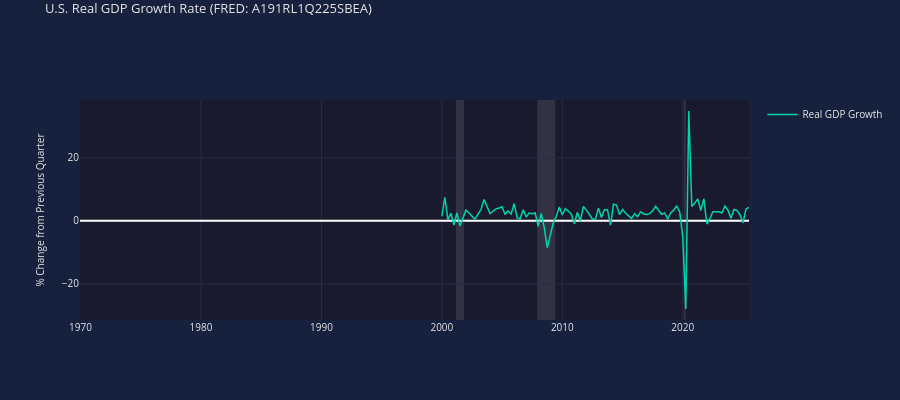

This figure's notebook cell:
### Markdown cell above
## 1. Single Subplot Chart

A simple chart showing GDP growth rate over time.

### Code cell
# Single subplot with real GDP data
chart = econcharts(num_rows=1, height=400)
chart.add_line(row=1, x=gdp_dates, y=gdp_values, name='Real GDP Growth', color='teal')
chart.set_title('U.S. Real GDP Growth Rate (FRED: A191RL1Q225SBEA)')
chart.set_yaxis(row=1, title='% Change from Previous Quarter')
chart.add_hline(row=1, y=0)
chart.enable_unified_spikeline()
chart.show()

### Figure 1 — Plotly figure (JSON) as saved in the notebook; plotly's stock layout.template omitted (floating-point values rounded to 4 significant figures)
{"data": [{"line": {"color": "#00d4aa", "width": 1.5}, "name": "Real GDP Growth", "showlegend": true, "type": "scatter", "visible": true, "x": ["2000-01-01T00:00:00", "2000-04-01T00:00:00", "2000-07-01T00:00:00", "2000-10-01T00:00:00", "2001-01-01T00:00:00", "2001-04-01T00:00:00", "2001-07-01T00:00:00", "2001-10-01T00:00:00", "2002-01-01T00:00:00", "2002-04-01T00:00:00", "2002-07-01T00:00:00", "2002-10-01T00:00:00", "2003-01-01T00:00:00", "2003-04-01T00:00:00", "2003-07-01T00:00:00", "2003-10-01T00:00:00", "2004-01-01T00:00:00", "2004-04-01T00:00:00", "2004-07-01T00:00:00", "2004-10-01T00:00:00", "2005-01-01T00:00:00", "2005-04-01T00:00:00", "2005-07-01T00:00:00", "2005-10-01T00:00:00", "2006-01-01T00:00:00", "2006-04-01T00:00:00", "2006-07-01T00:00:00", "2006-10-01T00:00:00", "2007-01-01T00:00:00", "2007-04-01T00:00:00", "2007-07-01T00:00:00", "2007-10-01T00:00:00", "2008-01-01T00:00:00", "2008-04-01T00:00:00", "2008-07-01T00:00:00", "2008-10-01T00:00:00", "2009-01-01T00:00:00", "2009-04-01T00:00:00", "2009-07-01T00:00:00", "2009-10-01T00:00:00", "2010-01-01T00:00:00", "2010-04-01T00:00:00", "2010-07-01T00:00:00", "2010-10-01T00:00:00", "2011-01-01T00:00:00", "2011-04-01T00:00:00", "2011-07-01T00:00:00", "2011-10-01T00:00:00", "2012-01-01T00:00:00", "2012-04-01T00:00:00", "2012-07-01T00:00:00", "2012-10-01T00:00:00", "2013-01-01T00:00:00", "2013-04-01T00:00:00", "2013-07-01T00:00:00", "2013-10-01T00:00:00", "2014-01-01T00:00:00", "2014-04-01T00:00:00", "2014-07-01T00:00:00", "2014-10-01T00:00:00", "2015-01-01T00:00:00", "2015-04-01T00:00:00", "2015-07-01T00:00:00", "2015-10-01T00:00:00", "2016-01-01T00:00:00", "2016-04-01T00:00:00", "2016-07-01T00:00:00", "2016-10-01T00:00:00", "2017-01-01T00:00:00", "2017-04-01T00:00:00", "2017-07-01T00:00:00", "2017-10-01T00:00:00", "2018-01-01T00:00:00", "2018-04-01T00:00:00", "2018-07-01T00:00:00", "2018-10-01T00:00:00", "2019-01-01T00:00:00", "2019-04-01T00:00:00", "2019-07-01T00:00:00", "2019-10-01T00:00:00", "2020-01-01T00:00:00", "2020-04-01T00:00:00", "2020-07-01T00:00:00", "2020-10-01T00:00:00", "2021-01-01T00:00:00", "2021-04-01T00:00:00", "2021-07-01T00:00:00", "2021-10-01T00:00:00", "2022-01-01T00:00:00", "2022-04-01T00:00:00", "2022-07-01T00:00:00", "2022-10-01T00:00:00", "2023-01-01T00:00:00", "2023-04-01T00:00:00", "2023-07-01T00:00:00", "2023-10-01T00:00:00", "2024-01-01T00:00:00", "2024-04-01T00:00:00", "2024-07-01T00:00:00", "2024-10-01T00:00:00", "2025-01-01T00:00:00", "2025-04-01T00:00:00", "2025-07-01T00:00:00"], "xaxis": "x", "y": [1.5, 7.5, 0.4, 2.4, -1.3, 2.5, -1.6, 1.1, 3.4, 2.5, 1.6, 0.5, 2.1, 3.6, 6.8, 4.7, 2.3, 3.1, 3.8, 4.1, 4.5, 2, 3.2, 2.2, 5.5, 1, 0.6, 3.5, 1.2, 2.5, 2.3, 2.5, -1.7, 2.4, -2.1, -8.5, -4.5, -0.7, 1.4, 4.4, 1.9, 3.9, 3.1, 2.1, -0.9, 2.7, -0.1, 4.6, 3.4, 1.8, 0.6, 0.5, 4, 1.1, 3.5, 3.5, -1.4, 5.3, 5, 2, 3.6, 2.5, 1.6, 0.7, 2.3, 1.3, 2.9, 2.2, 2, 2.3, 3.2, 4.6, 3.3, 2.1, 2.5, 0.6, 2.5, 3.4, 4.8, 2.8, -5.2, -28, 34.9, 4.6, 5.7, 7, 3.3, 7, -1, 0.6, 2.9, 2.8, 2.9, 2.5, 4.7, 3.4, 0.8, 3.6, 3.3, 1.9, -0.6, 3.8, 4.3], "yaxis": "y"}], "layout": {"font": {"color": "#e8e8e8", "size": 10}, "height": 400, "hoverlabel": {"bgcolor": "#16213e", "font": {"color": "#e8e8e8", "size": 11}}, "hovermode": "x unified", "paper_bgcolor": "#16213e", "plot_bgcolor": "#1a1a2e", "shapes": [{"line": {"color": "rgba(255, 255, 255, 0.3)", "dash": "dash", "width": 1}, "type": "line", "x0": 0, "x1": 1, "xref": "x", "y0": 0, "y1": 0, "yref": "y"}, {"fillcolor": "#b8b8b8", "layer": "below", "line": {"width": 0}, "opacity": 0.15, "type": "rect", "x0": "2001-03-01T00:00:00", "x1": "2001-11-01T00:00:00", "xref": "x", "y0": 0, "y1": 1, "yref": "y domain"}, {"fillcolor": "#b8b8b8", "layer": "below", "line": {"width": 0}, "opacity": 0.15, "type": "rect", "x0": "2007-12-01T00:00:00", "x1": "2009-06-01T00:00:00", "xref": "x", "y0": 0, "y1": 1, "yref": "y domain"}, {"fillcolor": "#b8b8b8", "layer": "below", "line": {"width": 0}, "opacity": 0.15, "type": "rect", "x0": "2020-02-01T00:00:00", "x1": "2020-04-01T00:00:00", "xref": "x", "y0": 0, "y1": 1, "yref": "y domain"}], "title": {"font": {"color": "#e8e8e8", "size": 13}, "text": "U.S. Real GDP Growth Rate (FRED: A191RL1Q225SBEA)", "y": 0.99, "yanchor": "top"}, "xaxis": {"anchor": "y", "domain": [0, 1], "gridcolor": "#2a2a4a", "showspikes": true, "spikecolor": "rgba(255, 255, 255, 0.5)", "spikedash": "dot", "spikemode": "across", "spikesnap": "cursor", "spikethickness": 1}, "yaxis": {"anchor": "x", "domain": [0, 1], "gridcolor": "#2a2a4a", "title": {"font": {"color": "#e8e8e8", "size": 10}, "text": "% Change from Previous Quarter"}, "type": "linear"}}}
